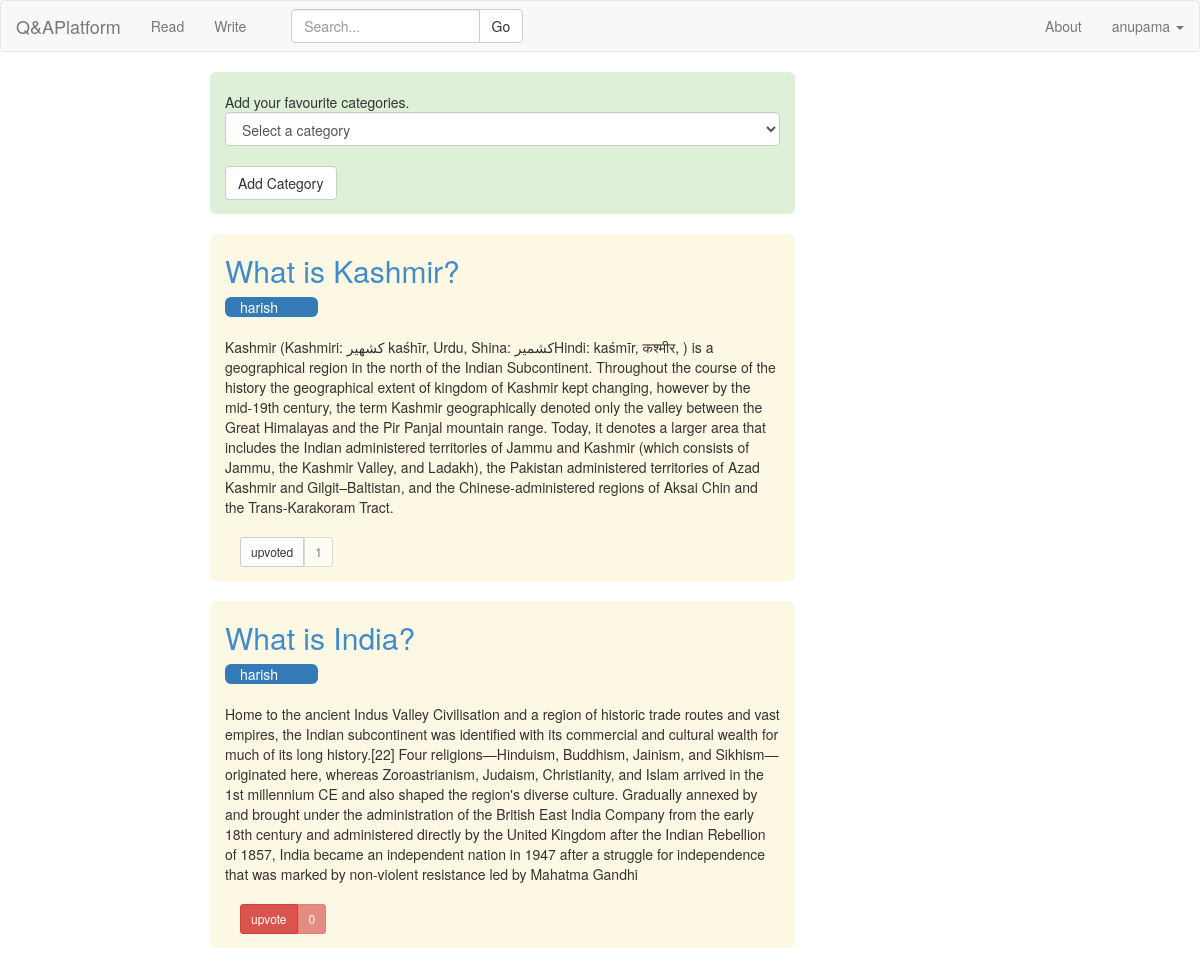
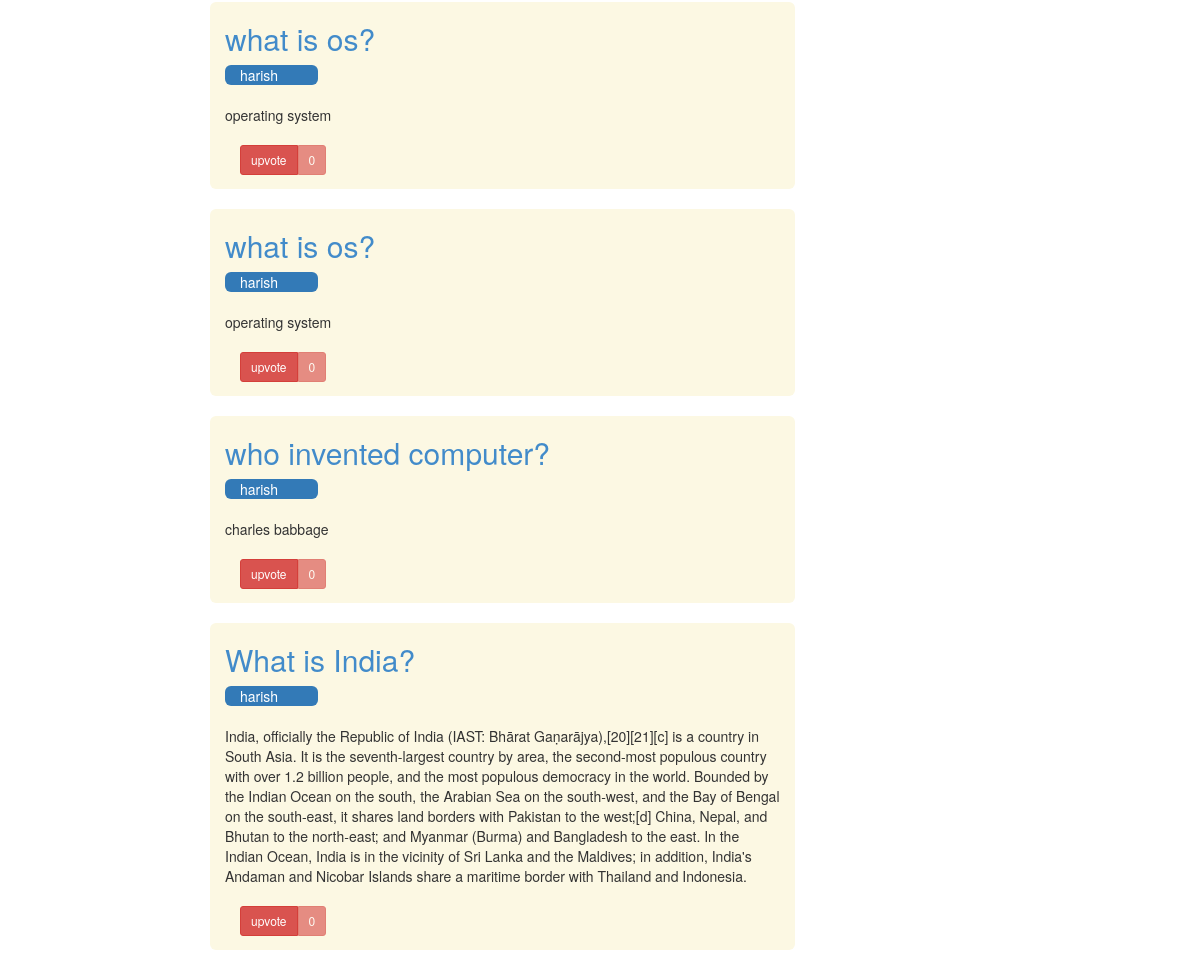
The page /read/ (signed in) on the database as committed earlier (2 pictures, top to bottom).
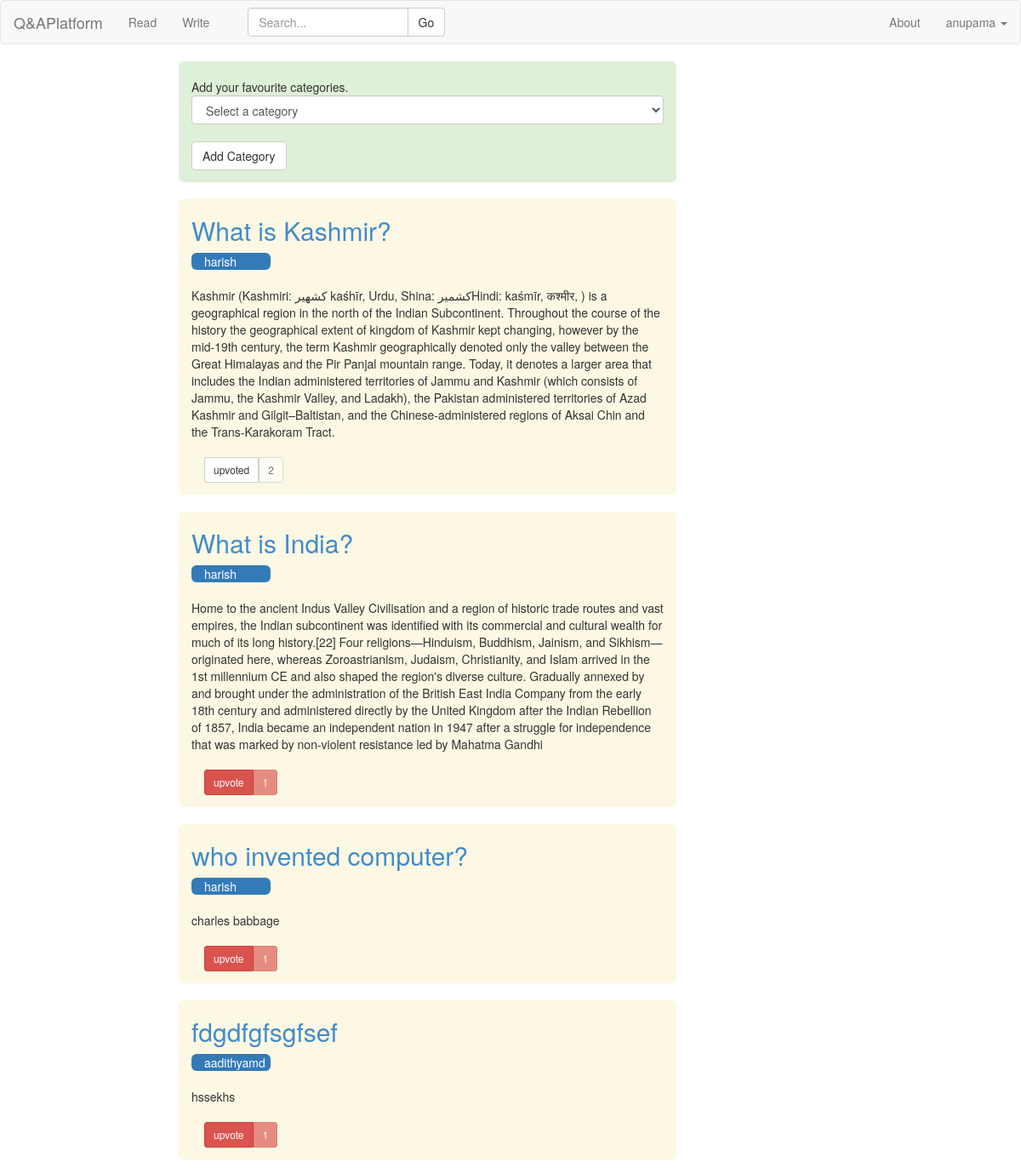
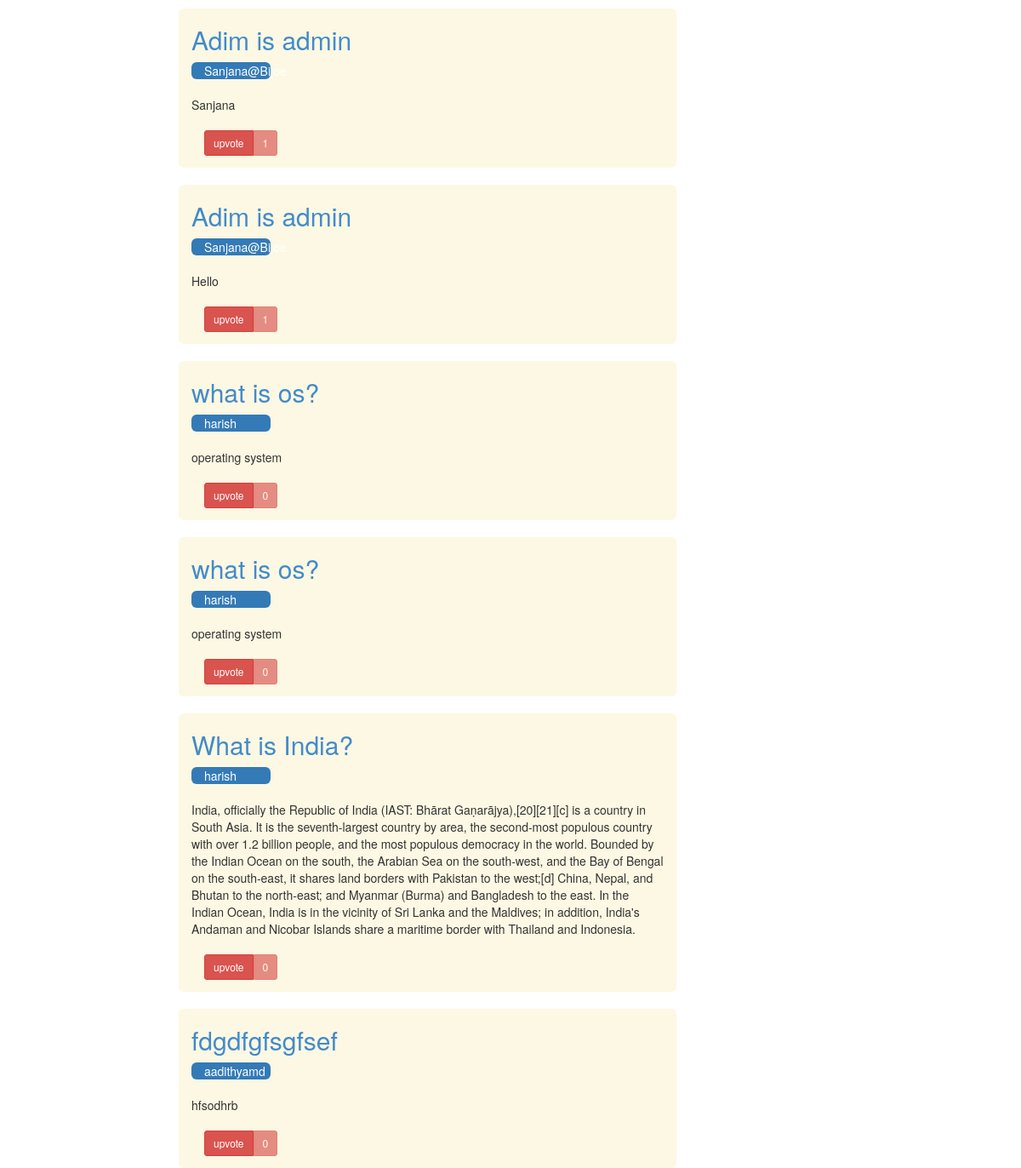
The same page on the database as committed later (2 pictures, top to bottom).
### QA/models.py (models this page shows)
class Answer(models.Model):
	answer_text = models.TextField(blank=False,null=True)
	timestamp = models.DateTimeField(auto_now_add=True, auto_now=False)
	question = models.ForeignKey(Question)
	author = models.ForeignKey(Customuser)
	upvotes = models.IntegerField(default=0)
	faculty_upvote = models.IntegerField(default=0)
	verify = models.BooleanField(default=False)
	def __unicode__(self):
		return self.answer_text

class Question(models.Model):
	question_text = models.TextField(blank=False,null=True)
	follow = models.IntegerField(default=0)
	author = models.ForeignKey(Customuser)
	upload = models.FileField(upload_to='uploads/%Y/%m/%d/',blank=True,null=True) #if null is true then NULL is set if no value
	timestamp = models.DateTimeField(auto_now_add=True, auto_now=False)# but in forms, set blank=True,form can be left.
	updated = models.DateTimeField(auto_now_add=False, auto_now=True)
	category1 = models.ForeignKey(Categories,blank=True,null=True,related_name='category1')
	category2 = models.ForeignKey(Categories,blank=True,null=True,related_name='category2')
	category3 = models.ForeignKey(Categories,blank=True,null=True,related_name='category3')
	category4 = models.ForeignKey(Categories,blank=True,null=True,related_name='category4')
	class Meta:
		ordering = ['follow','-timestamp']
	def __unicode__(self):
		return self.question_text

### QA/views.py (the view)
# urls.py: url(r'^read/$', QA.views.read ,name='read'),
@login_required
def read(request):
	if request.user.is_superuser:
		return HttpResponseRedirect('/accounts/login')
	question_id = 2
	answer_id = 2
	answer = Answer.objects.get(pk = answer_id)
	current_users_upvoted_content = Upvote.objects.filter(upvoted_user=request.user)
	current_users_upvoted_answers = []
	for i in current_users_upvoted_content:
		current_users_upvoted_answers.append(i.answer)
	Cuser = Customuser.objects.get(username=request.user.username)
	print Cuser
	c=Categories.objects.all()
	if request.method == 'POST' and (request.POST.get("submit","") == "upvote" or request.POST.get("submit","") == "upvoted"):
		answer_id = request.POST.get("answer_id","")
		answer = Answer.objects.get(pk=answer_id)
		if Upvote.objects.filter(upvoted_user=Cuser,answer=answer).exists():
			up = Upvote.objects.get(upvoted_user=Cuser,answer=answer)
			up.delete()
			answer.upvotes-=1
			if request.user.is_staff:
				answer.faculty_upvote-=1
			answer.save()
		else:
			vote = Upvote(upvoted_user=Cuser,answer=answer,question=answer.question)
			answer.upvotes+=1
			if request.user.is_staff:
				answer.faculty_upvote+=1
			answer.save()
			vote.save()
		return HttpResponseRedirect('/read')
	if request.POST:
		print request.POST
		if Cuser.category is None:
			a = []
			a.append(int(request.POST.get("category","")))
		else:
			a = ast.literal_eval(Cuser.category)
			b = []
			b.append(int(request.POST.get("category","")))
			a= list(set(a)|set(b))
		Cuser.category = str(a)
		Cuser.save()
	if Cuser.category != None:
		categorylistofuser = ast.literal_eval(Cuser.category)
	else :
		categorylistofuser = []
	Qobjects = []
	for i in categorylistofuser:
		Qobjects += (Question.objects.filter(Q(Q(category1=i) |Q(category2=i)|Q(category3=i)|Q(category4=i))))
	Aobjects = []
	for i in Qobjects:
		Aobjects += Answer.objects.filter(question=i)
	LatestAobjects = []
	onesecond = timedelta(seconds=1)
	for i in Aobjects:
		if (i.timestamp-Cuser.last_login) > onesecond:
			LatestAobjects.append(i)
	LatestAobjects = list(set(LatestAobjects))
	print "Latest Questions"
	LatestQobjects = []
	for i in Qobjects:
		if (i.timestamp-Cuser.last_login) > onesecond:
			LatestQobjects.append(i)
	LatestQobjects = list(set(LatestQobjects))
	print "Latest new Answers in upvoted answer's question"
	Uobjects = Upvote.objects.filter(upvoted_user=Cuser)
	QofUobjects = []
	AofUobjects = []
	for i in Uobjects:
		QofUobjects.append(i.question)
		AofUobjects.append(i.answer)
	print QofUobjects
	othersAofUobjects = []
	otherAofUobjects  = []
	for i in QofUobjects:
		otherAofUobjects += Answer.objects.filter(question=i)
	for i in otherAofUobjects:
		if i not in AofUobjects:
			 othersAofUobjects.append(i)
	print othersAofUobjects
	LatestothersAofUobjects = []
	onesecond = timedelta(seconds=1)
	for i in othersAofUobjects:
		if (i.timestamp-Cuser.last_login) > onesecond:
			LatestothersAofUobjects.append(i)
	LatestothersAofUobjects = list(set(LatestothersAofUobjects))
	print "listing all answers by upvote order"
	JustAobjects = Answer.objects.all().order_by('-upvotes')
	return render(request,'read.html',{"check_upvoted_already":current_users_upvoted_answers,"LatestAobjectslist":LatestAobjects,"LatestQobjectslist":LatestQobjects,
		"LatestothersAofUobjectslist":LatestothersAofUobjects,"categorylist":c,"JustAobjectslist":JustAobjects})

### QA/models.py (called while the page is built)
	def __str__(self):
		return self.username

### broadcasts/context_processors.py (called while the page is built)
def broadcast_message(request):
    return {"broadcast_message": BroadcastMessage.objects.latest()}

### broadcasts/managers.py (called while the page is built)
    def active(self):
        return super(BroadcastManager, self).filter(is_published=True)

    def current(self):
        return self.active().filter(end_time__gte=datetime.now()).filter(
            Q(Q(start_time__lte=datetime.now()) | Q(start_time=None)))

    def latest(self):
        try:
            return self.current().order_by("end_time")[0]
        except IndexError:
            return None

### QA/templates/read.html (shortened to what this page needs)
{% extends 'base.html' %}
{% load crispy_forms_tags %}
{% block read_container %}
<div class="container">
    <div class="row">
        <div class="col-md-6 col-md-offset-2 bg-success img-rounded">
            <br>
            <form action="" method="POST">
            Add your favourite categories.
            <select class="select form-control" id="id_category" name="category">
            <option value="0" selected="selected">Select a category</option>
            </select><br>
            <input class='btn btn-default' type='submit' value='Add Category'/>
            </form>
        </div>
    </div>
{%for answer in JustAobjectslist %}
<br>
<div class="row">
  <div class="col-md-6 bg-warning img-rounded col-md-offset-2">
    <a href="/write/{{answer.question.pk}}"><h2>{{answer.question}}</h2></a>
    <div class="col-xs-2 col-sm-2 bg-primary img-rounded">
    {{answer.author}}
    </div>
    <br>
    <br>
    {{answer}}<br><br>
<div class="col-md-3 ">
    <form method='POST' action=''>
          {% if answer in check_upvoted_already  %}
          <div class="btn-group">
            <input type="submit" name='submit' class="btn btn-default btn-sm " value='upvoted'/>
            <button type="button" class="btn btn-default btn-sm disabled ">{{answer.upvotes}}</button>
          </div>
          {% else %}
          <div class="btn-group">
            <input class='btn btn-danger btn-sm' name='submit' type='submit' value='upvote'/>
            <button class="btn btn-danger btn-sm disabled">{{answer.upvotes}}</button>
          </div>
          {% endif %}
    </form>
</div>
</div>
</div>
{%endfor%}
</div>
{% endblock %}

### QA/templates/base.html (shortened to what this page needs)
{% load staticfiles %}
<html lang="en">
  <head>
    <link href="{% static 'css/bootstrap.min.css' %}" rel="stylesheet">
	  <link href="{% static 'css/navbar-static-top.css' %}" rel="stylesheet">
  </head>
  <body>
{% include 'navbar.html' %}
    {% block read_container %}
    {% endblock %}
      <link href="{% static 'bootstrap-glyphicons.css' %}" rel="stylesheet">
  </body>
</html>

### QA/templates/navbar.html (shortened to what this page needs)
<nav class="navbar navbar-default" role="navigation">
  <div class="navbar-header">
   <a class="navbar-brand" href="/">Q&amp;APlatform</a>
  </div>
  <div class="collapse navbar-collapse" id="bs-example-navbar-collapse-1">
    <ul class="nav navbar-nav">
      <li><a href="{% url 'read' %}">Read</a></li>
      <li><a href="{% url 'write' %}">Write</a></li>
    </ul>
    <div class="col-sm-3 col-md-3">
        <form class="navbar-form" type="get" action="{% url 'search' %}" >
        <div class="input-group">
            <input id="search_box" type="text" name="search_box"  placeholder="Search..." class="form-control" >
            <div class="input-group-btn">
                <button id="search_submit" class="btn btn-default" type="submit">Go</button>
            </div>
        </div>
        </form>
    </div>
    <ul class="nav navbar-nav navbar-right">
      <li><a href="#">About</a></li>
      <li class="dropdown">
        <a href="#" class="dropdown-toggle" data-toggle="dropdown">{{request.user.first_name}} <b class="caret"></b></a>
      </li>
    </ul>
  </div>
</nav>

### static/our_static/css/navbar-static-top.css (style rules this page uses)
body { min-height: 2000px; }

Rows that differ between the two databases and show on the page:
changed Answer "What is Kashmir?": upvotes "1" → "2"
changed Answer (number 2 of 10 on the later page): upvotes "0" → "1"
changed Answer "charles babbage": upvotes "0" → "1"; moves up the list
added Answer: question "fdgdfgfsgfsef", author "aadithyamd", answer_text "hssekhs", upvotes "1"
added Answer: question "Adim is admin", author "Sanjana@Bijoe", answer_text "Sanjana", upvotes "1"
added Answer: question "Adim is admin", author "Sanjana@Bijoe", answer_text "Hello", upvotes "1"
added Answer: question "fdgdfgfsgfsef", author "aadithyamd", answer_text "hfsodhrb", upvotes "0"
